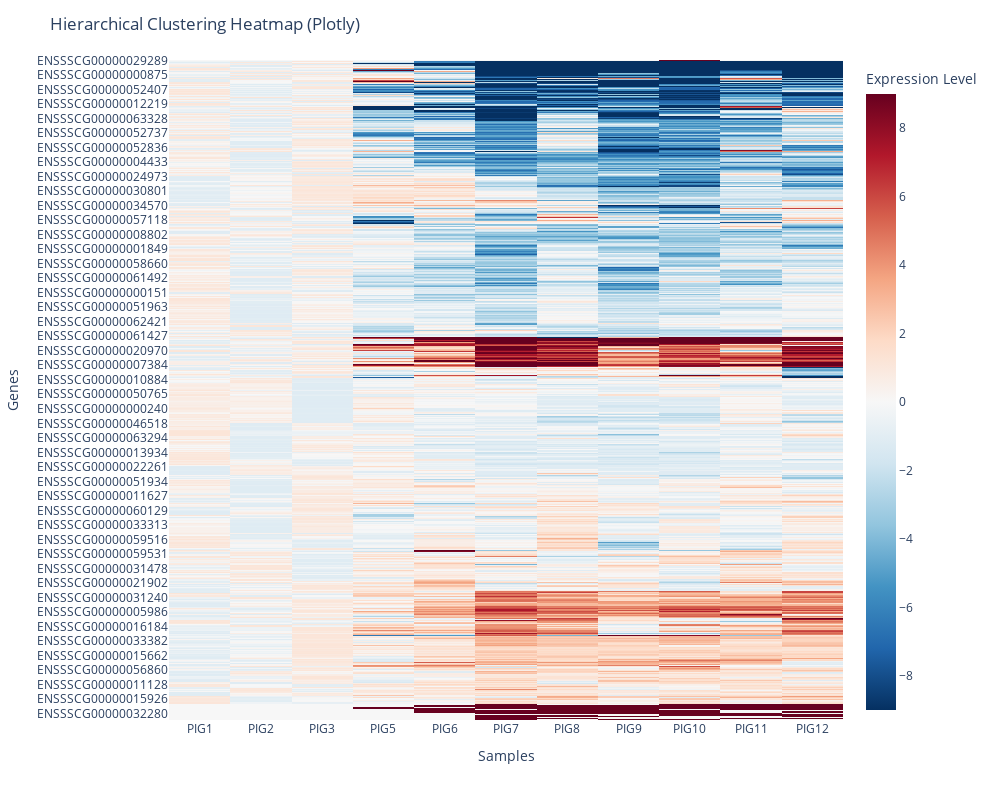

Notebook code for this chart:
### Markdown cell above
### Heatmap no PIG4

### Code cell
remove_PG4 = z_score_df.drop(columns=['PIG4'])
# Perform hierarchical clustering on genes (rows)
row_linkage = sch.linkage(dist.pdist(remove_PG4, metric="euclidean"), method="ward")
row_dendro = sch.dendrogram(row_linkage, no_plot=True)
row_order = row_dendro['leaves']

# Perform hierarchical clustering on samples (columns)
col_linkage = sch.linkage(dist.pdist(remove_PG4.T, metric="euclidean"), method="ward")
col_dendro = sch.dendrogram(col_linkage, no_plot=True)
col_order = col_dendro['leaves']
display(z_score_df.describe())
# Reorder the dataframe based on clustering results
clustered_df = remove_PG4.iloc[row_order, :]

# Create an interactive heatmap
fig = px.imshow(
    clustered_df, 
    labels=dict(x="Samples", y="Genes", color="Expression Level"),
    color_continuous_scale="RdBu_r",  # Blue = low, Red = high expression
    zmin=-9, zmax=9,  # Adjust this range if needed for better visualization
    aspect="auto"
)

fig.update_layout(
    title="Hierarchical Clustering Heatmap (Plotly)",
    xaxis_title="Samples",
    yaxis_title="Genes",
    width=1000,
    height=800
)

fig.show()

### Figure 1 — Plotly figure (JSON) as saved in the notebook; plotly's stock layout.template omitted (floating-point values rounded to 4 significant figures; data arrays with more than 128 entries replaced by an {"elided": "..."} marker saying what was removed)
{"data": [{"coloraxis": "coloraxis", "hovertemplate": "Samples: %{x}<br>Genes: %{y}<br>Expression Level: %{z}<extra></extra>", "name": "0", "type": "heatmap", "x": ["PIG1", "PIG2", "PIG3", "PIG5", "PIG6", "PIG7", "PIG8", "PIG9", "PIG10", "PIG11", "PIG12"], "xaxis": "x", "y": {"elided": "1000 str values"}, "yaxis": "y", "z": {"elided": "1000x11 float values"}}], "layout": {"coloraxis": {"cmax": 9, "cmin": -9, "colorbar": {"title": {"text": "Expression Level"}}, "colorscale": [[0, "rgb(5,48,97)"], [0.1, "rgb(33,102,172)"], [0.2, "rgb(67,147,195)"], [0.3, "rgb(146,197,222)"], [0.4, "rgb(209,229,240)"], [0.5, "rgb(247,247,247)"], [0.6, "rgb(253,219,199)"], [0.7, "rgb(244,165,130)"], [0.8, "rgb(214,96,77)"], [0.9, "rgb(178,24,43)"], [1, "rgb(103,0,31)"]]}, "height": 800, "margin": {"t": 60}, "title": {"text": "Hierarchical Clustering Heatmap (Plotly)"}, "width": 1000, "xaxis": {"anchor": "y", "domain": [0, 1], "title": {"text": "Samples"}}, "yaxis": {"anchor": "x", "autorange": "reversed", "domain": [0, 1], "title": {"text": "Genes"}}}}
